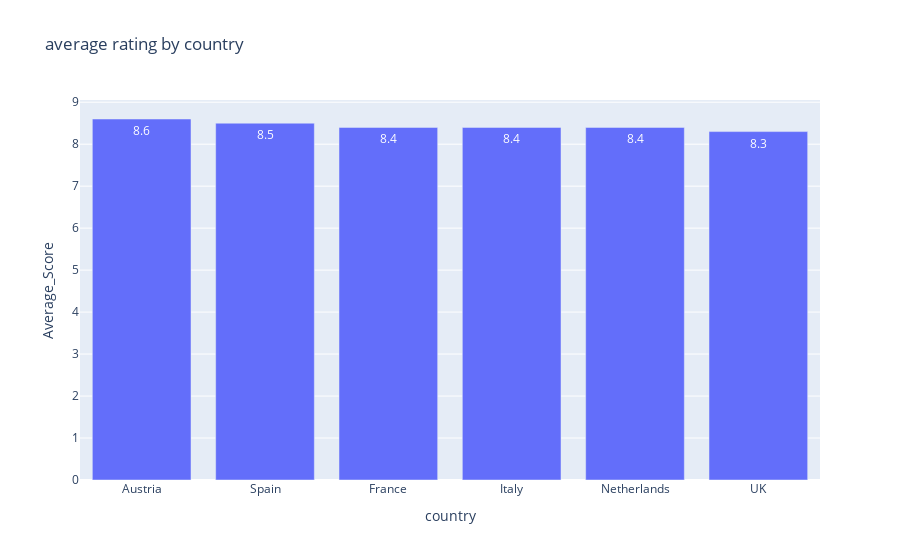

The notebook cell saved with this chart:
### Code cell
px.bar(data_frame=df1,x='country',y='Average_Score',text='Average_Score',
      title='average rating by country')

### Figure 1 — Plotly figure (JSON) as saved in the notebook; plotly's stock layout.template omitted (floating-point values rounded to 4 significant figures)
{"data": [{"alignmentgroup": "True", "hovertemplate": "country=%{x}<br>Average_Score=%{text}<extra></extra>", "legendgroup": "", "marker": {"color": "#636efa", "pattern": {"shape": ""}}, "name": "", "offsetgroup": "", "orientation": "v", "showlegend": false, "text": ["8.6", "8.5", "8.4", "8.4", "8.4", "8.3"], "textposition": "auto", "type": "bar", "x": ["Austria", "Spain", "France", "Italy", "Netherlands", "UK"], "xaxis": "x", "y": [8.6, 8.5, 8.4, 8.4, 8.4, 8.3], "yaxis": "y"}], "layout": {"barmode": "relative", "legend": {"tracegroupgap": 0}, "title": {"text": "average rating by country"}, "xaxis": {"anchor": "y", "domain": [0, 1], "title": {"text": "country"}}, "yaxis": {"anchor": "x", "domain": [0, 1], "title": {"text": "Average_Score"}}}}
